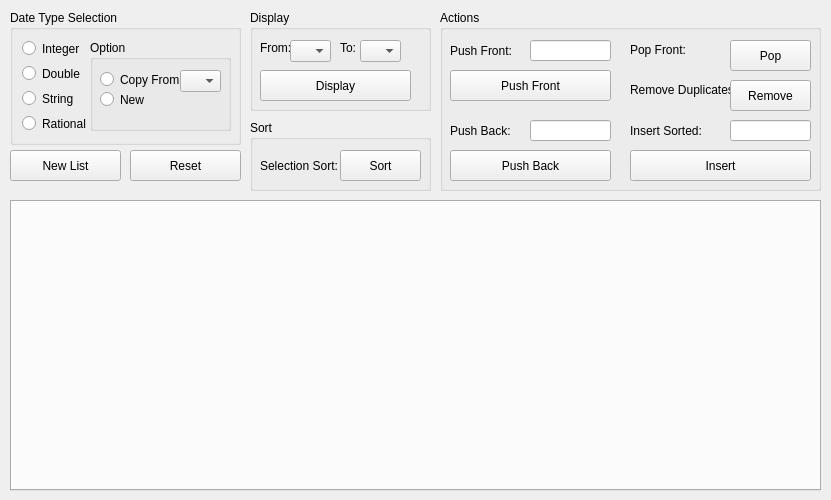
<?xml version="1.0" encoding="UTF-8"?>
<ui version="4.0">
 <class>MainWindow</class>
 <widget class="QMainWindow" name="MainWindow">
  <property name="geometry">
   <rect>
    <x>0</x>
    <y>0</y>
    <width>831</width>
    <height>500</height>
   </rect>
  </property>
  <property name="windowTitle">
   <string>MainWindow</string>
  </property>
  <widget class="QWidget" name="centralWidget">
   <widget class="QGroupBox" name="groupBox">
    <property name="geometry">
     <rect>
      <x>10</x>
      <y>10</y>
      <width>231</width>
      <height>135</height>
     </rect>
    </property>
    <property name="title">
     <string>Date Type Selection</string>
    </property>
    <widget class="QRadioButton" name="radioInteger">
     <property name="geometry">
      <rect>
       <x>12</x>
       <y>29</y>
       <width>61</width>
       <height>19</height>
      </rect>
     </property>
     <property name="text">
      <string>Integer</string>
     </property>
    </widget>
    <widget class="QRadioButton" name="radioDouble">
     <property name="geometry">
      <rect>
       <x>12</x>
       <y>54</y>
       <width>58</width>
       <height>19</height>
      </rect>
     </property>
     <property name="text">
      <string>Double</string>
     </property>
    </widget>
    <widget class="QRadioButton" name="radioString">
     <property name="geometry">
      <rect>
       <x>12</x>
       <y>79</y>
       <width>53</width>
       <height>19</height>
      </rect>
     </property>
     <property name="text">
      <string>String</string>
     </property>
    </widget>
    <widget class="QRadioButton" name="radioRational">
     <property name="geometry">
      <rect>
       <x>12</x>
       <y>104</y>
       <width>64</width>
       <height>19</height>
      </rect>
     </property>
     <property name="text">
      <string>Rational</string>
     </property>
    </widget>
    <widget class="QGroupBox" name="groupBox_5">
     <property name="geometry">
      <rect>
       <x>80</x>
       <y>30</y>
       <width>141</width>
       <height>91</height>
      </rect>
     </property>
     <property name="title">
      <string>Option</string>
     </property>
     <widget class="QRadioButton" name="radioCopy">
      <property name="geometry">
       <rect>
        <x>10</x>
        <y>30</y>
        <width>81</width>
        <height>19</height>
       </rect>
      </property>
      <property name="text">
       <string>Copy From:</string>
      </property>
     </widget>
     <widget class="QRadioButton" name="radioNew">
      <property name="geometry">
       <rect>
        <x>10</x>
        <y>50</y>
        <width>61</width>
        <height>19</height>
       </rect>
      </property>
      <property name="text">
       <string>New</string>
      </property>
     </widget>
     <widget class="QComboBox" name="comboBoxCopyListSelect">
      <property name="geometry">
       <rect>
        <x>90</x>
        <y>30</y>
        <width>41</width>
        <height>22</height>
       </rect>
      </property>
     </widget>
    </widget>
   </widget>
   <widget class="QPushButton" name="buttonNewList">
    <property name="geometry">
     <rect>
      <x>10</x>
      <y>150</y>
      <width>111</width>
      <height>31</height>
     </rect>
    </property>
    <property name="text">
     <string>New List</string>
    </property>
   </widget>
   <widget class="QTabWidget" name="tabLists">
    <property name="geometry">
     <rect>
      <x>10</x>
      <y>200</y>
      <width>811</width>
      <height>291</height>
     </rect>
    </property>
    <property name="currentIndex">
     <number>-1</number>
    </property>
    <property name="tabsClosable">
     <bool>true</bool>
    </property>
    <property name="movable">
     <bool>false</bool>
    </property>
   </widget>
   <widget class="QGroupBox" name="groupBox_2">
    <property name="geometry">
     <rect>
      <x>250</x>
      <y>10</y>
      <width>181</width>
      <height>101</height>
     </rect>
    </property>
    <property name="title">
     <string>Display</string>
    </property>
    <widget class="QComboBox" name="comboBoxMin">
     <property name="geometry">
      <rect>
       <x>40</x>
       <y>30</y>
       <width>41</width>
       <height>22</height>
      </rect>
     </property>
    </widget>
    <widget class="QLabel" name="label">
     <property name="geometry">
      <rect>
       <x>10</x>
       <y>30</y>
       <width>31</width>
       <height>16</height>
      </rect>
     </property>
     <property name="text">
      <string>From:</string>
     </property>
    </widget>
    <widget class="QLabel" name="label_2">
     <property name="geometry">
      <rect>
       <x>90</x>
       <y>30</y>
       <width>21</width>
       <height>16</height>
      </rect>
     </property>
     <property name="text">
      <string>To:</string>
     </property>
    </widget>
    <widget class="QComboBox" name="comboBoxMax">
     <property name="geometry">
      <rect>
       <x>110</x>
       <y>30</y>
       <width>41</width>
       <height>22</height>
      </rect>
     </property>
    </widget>
    <widget class="QPushButton" name="buttonDisplay">
     <property name="geometry">
      <rect>
       <x>10</x>
       <y>60</y>
       <width>151</width>
       <height>31</height>
      </rect>
     </property>
     <property name="text">
      <string>Display</string>
     </property>
    </widget>
   </widget>
   <widget class="QGroupBox" name="groupBox_3">
    <property name="geometry">
     <rect>
      <x>440</x>
      <y>10</y>
      <width>381</width>
      <height>181</height>
     </rect>
    </property>
    <property name="title">
     <string>Actions</string>
    </property>
    <widget class="QLabel" name="label_4">
     <property name="geometry">
      <rect>
       <x>10</x>
       <y>110</y>
       <width>81</width>
       <height>21</height>
      </rect>
     </property>
     <property name="text">
      <string>Push Back:</string>
     </property>
    </widget>
    <widget class="QPushButton" name="buttonPushBack">
     <property name="geometry">
      <rect>
       <x>10</x>
       <y>140</y>
       <width>161</width>
       <height>31</height>
      </rect>
     </property>
     <property name="text">
      <string>Push Back</string>
     </property>
    </widget>
    <widget class="QLineEdit" name="lineEditPushBack">
     <property name="geometry">
      <rect>
       <x>90</x>
       <y>110</y>
       <width>81</width>
       <height>21</height>
      </rect>
     </property>
    </widget>
    <widget class="QLabel" name="label_5">
     <property name="geometry">
      <rect>
       <x>10</x>
       <y>30</y>
       <width>71</width>
       <height>21</height>
      </rect>
     </property>
     <property name="text">
      <string>Push Front:</string>
     </property>
    </widget>
    <widget class="QLineEdit" name="lineEditPushFront">
     <property name="geometry">
      <rect>
       <x>90</x>
       <y>30</y>
       <width>81</width>
       <height>21</height>
      </rect>
     </property>
    </widget>
    <widget class="QPushButton" name="buttonPush">
     <property name="geometry">
      <rect>
       <x>10</x>
       <y>60</y>
       <width>161</width>
       <height>31</height>
      </rect>
     </property>
     <property name="text">
      <string>Push Front</string>
     </property>
    </widget>
    <widget class="QLabel" name="label_6">
     <property name="geometry">
      <rect>
       <x>190</x>
       <y>30</y>
       <width>71</width>
       <height>20</height>
      </rect>
     </property>
     <property name="text">
      <string>Pop Front:</string>
     </property>
    </widget>
    <widget class="QPushButton" name="buttonPopFront">
     <property name="geometry">
      <rect>
       <x>290</x>
       <y>30</y>
       <width>81</width>
       <height>31</height>
      </rect>
     </property>
     <property name="text">
      <string>Pop</string>
     </property>
    </widget>
    <widget class="QLabel" name="label_7">
     <property name="geometry">
      <rect>
       <x>190</x>
       <y>110</y>
       <width>81</width>
       <height>21</height>
      </rect>
     </property>
     <property name="text">
      <string>Insert Sorted:</string>
     </property>
    </widget>
    <widget class="QLineEdit" name="lineEditInsertSorted">
     <property name="geometry">
      <rect>
       <x>290</x>
       <y>110</y>
       <width>81</width>
       <height>21</height>
      </rect>
     </property>
    </widget>
    <widget class="QPushButton" name="buttonInsertSorted">
     <property name="geometry">
      <rect>
       <x>190</x>
       <y>140</y>
       <width>181</width>
       <height>31</height>
      </rect>
     </property>
     <property name="text">
      <string>Insert</string>
     </property>
    </widget>
    <widget class="QLabel" name="label_8">
     <property name="geometry">
      <rect>
       <x>190</x>
       <y>70</y>
       <width>101</width>
       <height>20</height>
      </rect>
     </property>
     <property name="text">
      <string>Remove Duplicates:</string>
     </property>
    </widget>
    <widget class="QPushButton" name="buttonRemoveDuplicates">
     <property name="geometry">
      <rect>
       <x>290</x>
       <y>70</y>
       <width>81</width>
       <height>31</height>
      </rect>
     </property>
     <property name="text">
      <string>Remove</string>
     </property>
    </widget>
   </widget>
   <widget class="QGroupBox" name="groupBox_4">
    <property name="geometry">
     <rect>
      <x>250</x>
      <y>120</y>
      <width>181</width>
      <height>71</height>
     </rect>
    </property>
    <property name="title">
     <string>Sort</string>
    </property>
    <widget class="QPushButton" name="buttonSort">
     <property name="geometry">
      <rect>
       <x>90</x>
       <y>30</y>
       <width>81</width>
       <height>31</height>
      </rect>
     </property>
     <property name="text">
      <string>Sort</string>
     </property>
    </widget>
    <widget class="QLabel" name="label_3">
     <property name="geometry">
      <rect>
       <x>10</x>
       <y>30</y>
       <width>81</width>
       <height>31</height>
      </rect>
     </property>
     <property name="text">
      <string>Selection Sort:</string>
     </property>
    </widget>
   </widget>
   <widget class="QPushButton" name="buttonReset">
    <property name="geometry">
     <rect>
      <x>130</x>
      <y>150</y>
      <width>111</width>
      <height>31</height>
     </rect>
    </property>
    <property name="text">
     <string>Reset</string>
    </property>
   </widget>
  </widget>
 </widget>
 <layoutdefault spacing="6" margin="11"/>
 <resources/>
 <connections/>
</ui>
